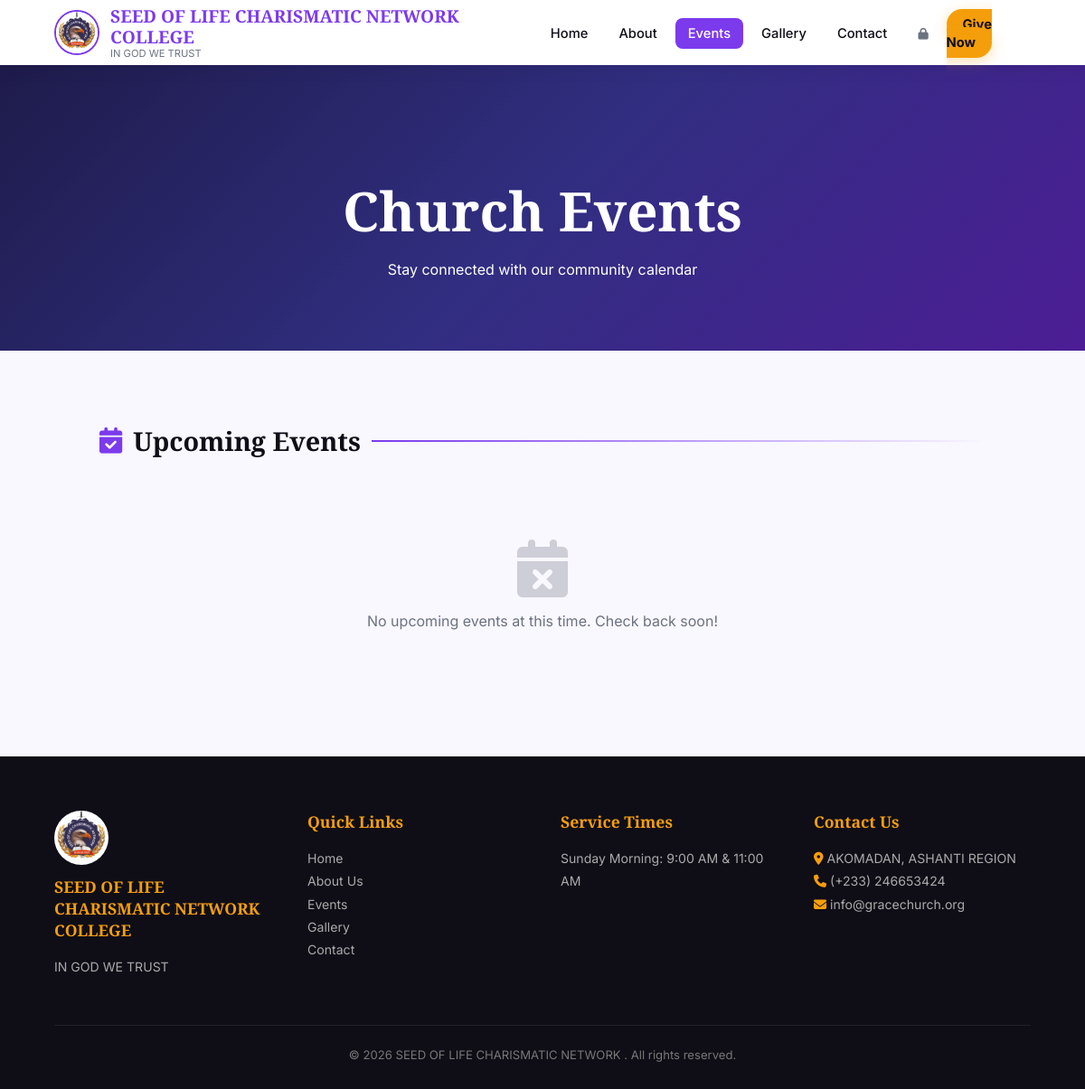
The app's page /events with its own data.
### app.py (models this page shows)
class SiteSettings(db.Model):
    id          = db.Column(db.Integer, primary_key=True)
    key         = db.Column(db.String(100), unique=True, nullable=False)
    value       = db.Column(db.Text, default='')

### app.py (the view)
@app.route('/events')
def events():
    today  = datetime.utcnow().date()
    upcoming = Event.query.filter(Event.event_date >= today).order_by(Event.event_date).all()
    past     = Event.query.filter(Event.event_date < today).order_by(Event.event_date.desc()).all()
    return render_template('events.html', upcoming=upcoming, past=past)

### app.py (called while the page is built)
def get_setting(key, default=''):
    s = SiteSettings.query.filter_by(key=key).first()
    return s.value if s else default

def is_admin():
    return session.get('admin_logged_in') is True

@app.context_processor
def inject_globals():
    logo       = get_setting('logo', '')
    church_name= get_setting('church_name', 'Grace Community Church')
    tagline    = get_setting('tagline', 'A Place of Love, Faith & Community')
    theme_color= get_setting('theme_color', '#7c3aed')
    accent_color=get_setting('accent_color', '#f59e0b')
    bg_list    = Background.query.filter_by(active=True).order_by(Background.id.desc()).all()
    announcements = Announcement.query.filter_by(active=True).order_by(Announcement.created_at.desc()).all()
    return dict(
        LOGO=logo,
        CHURCH_NAME=church_name,
        TAGLINE=tagline,
        THEME_COLOR=theme_color,
        ACCENT_COLOR=accent_color,
        BG_LIST=bg_list,
        SITE_ANNOUNCEMENTS=announcements,
        IS_ADMIN=is_admin(),
        get_setting=get_setting,          # expose helper to all templates
    )

### templates/events.html (shortened to what this page needs)
{% extends "base.html" %}
{% block content %}
<div class="page-hero">
  <h1 data-aos="fade-up">Church Events</h1>
  <p data-aos="fade-up" data-aos-delay="100">Stay connected with our community calendar</p>
</div>
<div class="events-container">
  <h2 class="events-title"><i class="fa fa-calendar-check" style="color:var(--primary)"></i> Upcoming Events</h2>
  {% if upcoming %}
    {% for ev in upcoming %}
    <div class="event-full-card" data-aos="fade-up" data-aos-delay="{{ loop.index*60 }}">
      <div class="event-date-badge">
        <span class="day">{{ ev.event_date.strftime('%d') }}</span>
        <span class="month">{{ ev.event_date.strftime('%b') }}</span>
        <span class="year">{{ ev.event_date.strftime('%Y') }}</span>
      </div>
      <div class="event-detail">
        <h3>{{ ev.title }}</h3>
        <div class="meta">
          {% if ev.event_time %}
          <span><i class="fa fa-clock"></i> {{ ev.event_time }}</span>
          {% endif %}
          {% if ev.location %}
          <span><i class="fa fa-map-pin"></i> {{ ev.location }}</span>
          {% endif %}
        </div>
        {% if ev.description %}<p>{{ ev.description }}</p>{% endif %}
      </div>
    </div>
    {% endfor %}
  {% else %}
    <div class="empty-state">
      <i class="fa fa-calendar-times"></i>
      <p>No upcoming events at this time. Check back soon!</p>
    </div>
  {% endif %}
</div>
{% endblock %}

### templates/base.html (shortened to what this page needs)
<!DOCTYPE html>
<html lang="en">
<head>
  <link rel="stylesheet" href="https://cdnjs.cloudflare.com/ajax/libs/font-awesome/6.5.0/css/all.min.css"/>
  <link rel="stylesheet" href="https://cdnjs.cloudflare.com/ajax/libs/aos/2.3.4/aos.css"/>
</head>
<body>
  <nav class="navbar">
    <a href="/" class="nav-brand">
      {% if LOGO %}
        <img src="/static/{{ LOGO }}" alt="Logo" class="nav-logo"/>
      {% else %}
        <div class="nav-logo-placeholder"><i class="fa fa-church"></i></div>
      {% endif %}
      <div>
        <div class="nav-church-name">{{ CHURCH_NAME }}</div>
        <div class="nav-tagline">{{ TAGLINE }}</div>
      </div>
    </a>
    <ul class="nav-links" id="navLinks">
      <li><a href="/" {% if request.endpoint=='index' %}class="active"{% endif %}>Home</a></li>
      <li><a href="/about" {% if request.endpoint=='about' %}class="active"{% endif %}>About</a></li>
      <li><a href="/events" {% if request.endpoint=='events' %}class="active"{% endif %}>Events</a></li>
      <li><a href="/gallery" {% if request.endpoint=='gallery' %}class="active"{% endif %}>Gallery</a></li>
      <li><a href="/contact" {% if request.endpoint=='contact' %}class="active"{% endif %}>Contact</a></li>
      {% if IS_ADMIN %}
      <li><a href="/admin/dashboard" style="color:var(--accent);font-weight:700;"><i class="fa fa-cog"></i> Admin</a></li>
      {% else %}
      <li><a href="/admin" style="color:var(--gray);font-size:.8rem;"><i class="fa fa-lock"></i></a></li>
      {% endif %}
      <li><a href="#give" class="btn-donate">Give Now</a></li>
    </ul>
  </nav>
  {% block content %}{% endblock %}
  <footer>
    <div class="footer-grid">
      <div class="footer-col">
        {% if LOGO %}
          <img src="/static/{{ LOGO }}" alt="Logo" style="width:60px;border-radius:50%;margin-bottom:12px;"/>
        {% endif %}
        <h4>{{ CHURCH_NAME }}</h4>
        <p>{{ TAGLINE }}</p>
          {% set fb = get_setting('facebook_url','') if get_setting is defined else '' %}
          {% set yt = get_setting('youtube_url','') if get_setting is defined else '' %}
          {% set ig = get_setting('instagram_url','') if get_setting is defined else '' %}
          {% set tw = get_setting('twitter_url','') if get_setting is defined else '' %}
      </div>
      <div class="footer-col">
        <h4>Quick Links</h4>
        <a href="/">Home</a><br>
        <a href="/about">About Us</a><br>
        <a href="/events">Events</a><br>
        <a href="/gallery">Gallery</a><br>
        <a href="/contact">Contact</a>
      </div>
      <div class="footer-col">
        <h4>Service Times</h4>
        {% set st = get_setting('service_times','') %}
        {% for line in st.split('\n') %}
          <p>{{ line }}</p>
        {% endfor %}
      </div>
      <div class="footer-col">
        <h4>Contact Us</h4>
        {% set addr = get_setting('address','') %}
        {% set ph   = get_setting('contact_phone','') %}
        {% set em   = get_setting('contact_email','') %}
        {% if addr %}<p><i class="fa fa-map-marker-alt" style="color:var(--accent)"></i> {{ addr }}</p>{% endif %}
        {% if ph   %}<p><i class="fa fa-phone" style="color:var(--accent)"></i> {{ ph }}</p>{% endif %}
        {% if em   %}<p><i class="fa fa-envelope" style="color:var(--accent)"></i> {{ em }}</p>{% endif %}
      </div>
    </div>
    <div class="footer-bottom">
      <p>{{ get_setting('footer_text','© 2024 ' ~ CHURCH_NAME ~ '. All rights reserved.') }}</p>
    </div>
  </footer>
</body>
</html>

### templates/events.html (style rules this page uses)
.page-hero { padding:120px 5% 80px; background:linear-gradient(135deg,#1e1b4b,#312e81,#4c1d95); text-align:center; color:#fff; }
.page-hero h1 { font-size:clamp(2.5rem,5vw,4rem); margin-bottom:14px; }
.events-container { max-width:1100px; margin:0 auto; padding:80px 5%; }
.events-title { font-size:1.8rem; margin-bottom:30px; color:var(--dark); display:flex; align-items:center; gap:12px; }
.events-title::after { content:''; flex:1; height:2px; background:linear-gradient(90deg,var(--primary),transparent); }
.empty-state { text-align:center; padding:60px 20px; color:var(--gray); }
.empty-state i { font-size:4rem; margin-bottom:16px; opacity:.3; }

### records on screen
SiteSettings: value (picture)
SiteSettings: value "SEED OF LIFE CHARISMATIC NETWORK COLLEGE", value.value "© 2026 SEED OF LIFE CHARISMATIC NETWORK . All rights reserved."
SiteSettings: value "IN GOD WE TRUST"
SiteSettings: value "Sunday Morning: 9:00 AM & 11:00 AM"
SiteSettings: value "AKOMADAN, ASHANTI REGION"
SiteSettings: value "(+233) 246653424"
SiteSettings: value "info@gracechurch.org"
